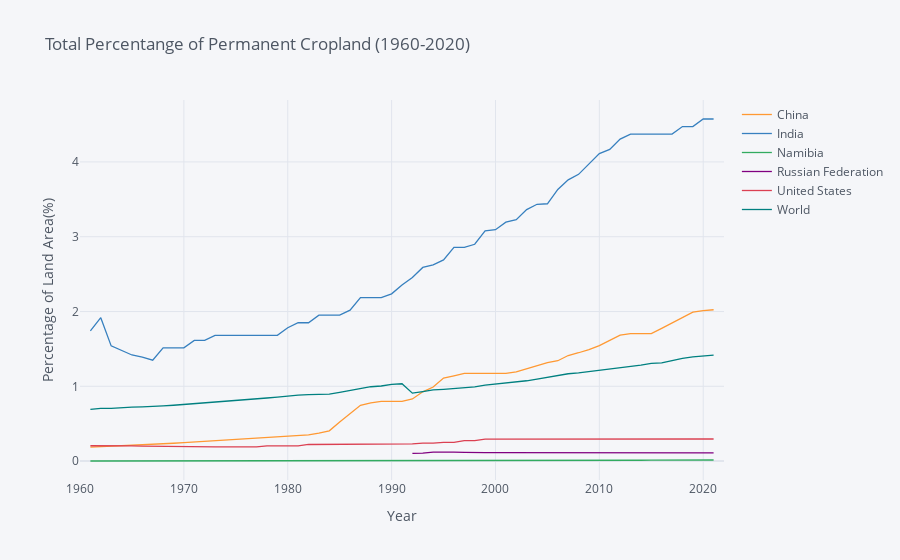

Here is the notebook cell this chart was saved with:
### Markdown cell above
### Permanent Cropland: Namibia and the World

### Code cell
vars = {"AG.LND.CROP.ZS":"Permanent Cropland"}

users = ["NAM","USA","IND","CHN","RUS","WLD"]

geo = (fix_date_index(wbdata.get_dataframe(vars,country=users)).squeeze().unstack('country'))
geo.iplot(xTitle="Year",yTitle="Percentage of Land Area(%)", title="Total Percentange of Permanent Cropland (1960-2020)")
